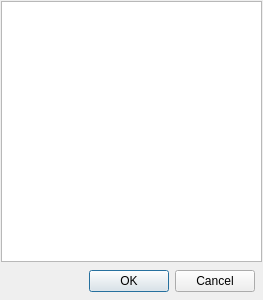
<?xml version="1.0" encoding="UTF-8"?>
<ui version="4.0">
 <class>Dialog</class>
 <widget class="QDialog" name="Dialog">
  <property name="geometry">
   <rect>
    <x>0</x>
    <y>0</y>
    <width>263</width>
    <height>300</height>
   </rect>
  </property>
  <property name="windowTitle">
   <string>HDF5 Datasets</string>
  </property>
  <widget class="QDialogButtonBox" name="buttonBox">
   <property name="geometry">
    <rect>
     <x>14</x>
     <y>266</y>
     <width>241</width>
     <height>30</height>
    </rect>
   </property>
   <property name="orientation">
    <enum>Qt::Horizontal</enum>
   </property>
   <property name="standardButtons">
    <set>QDialogButtonBox::Cancel|QDialogButtonBox::Ok</set>
   </property>
  </widget>
  <widget class="QListWidget" name="datasets">
   <property name="geometry">
    <rect>
     <x>1</x>
     <y>1</y>
     <width>261</width>
     <height>261</height>
    </rect>
   </property>
  </widget>
 </widget>
 <resources/>
 <connections>
  <connection>
   <sender>buttonBox</sender>
   <signal>accepted()</signal>
   <receiver>Dialog</receiver>
   <slot>accept()</slot>
   <hints>
    <hint type="sourcelabel">
     <x>248</x>
     <y>254</y>
    </hint>
    <hint type="destinationlabel">
     <x>157</x>
     <y>274</y>
    </hint>
   </hints>
  </connection>
  <connection>
   <sender>buttonBox</sender>
   <signal>rejected()</signal>
   <receiver>Dialog</receiver>
   <slot>reject()</slot>
   <hints>
    <hint type="sourcelabel">
     <x>316</x>
     <y>260</y>
    </hint>
    <hint type="destinationlabel">
     <x>286</x>
     <y>274</y>
    </hint>
   </hints>
  </connection>
 </connections>
</ui>
